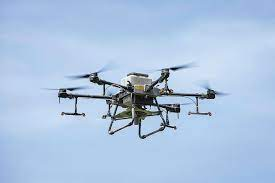
#> input picture drone.jpeg, 275 x 183 px, found by its file name
$ python images.py
#> lines starting #> are read from the running program, lines starting #| are printed output that depends on the picture
#import libraries
import cv2
import matplotlib.pyplot as plt

#read image
img = cv2.imread('drone.jpeg')
#> img is the input picture: shape (183, 275, 3); mean B, G, R 224.2, 195.5, 172.2

#convert image to RGB
img = cv2.cvtColor(img, cv2.COLOR_BGR2RGB)

#plot image
plt.imshow(img)
plt.show()

#convert image to grayscale
img_gray = cv2.cvtColor(img, cv2.COLOR_BGR2GRAY)
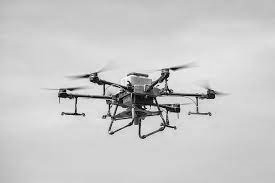
#> img_gray: shape (183, 275); min 0, max 255, mean 201.4

#plot image
plt.imshow(img_gray, cmap='gray')
plt.show()

#save image
cv2.imwrite('output-image.png', img_gray)
